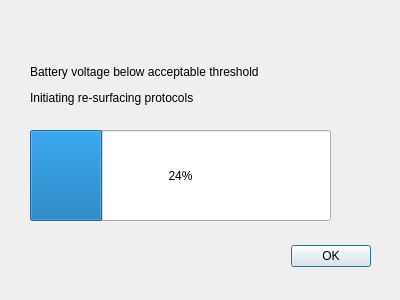
<?xml version="1.0" encoding="UTF-8"?>
<ui version="4.0">
 <class>warning</class>
 <widget class="QDialog" name="warning">
  <property name="geometry">
   <rect>
    <x>0</x>
    <y>0</y>
    <width>400</width>
    <height>300</height>
   </rect>
  </property>
  <property name="minimumSize">
   <size>
    <width>400</width>
    <height>300</height>
   </size>
  </property>
  <property name="maximumSize">
   <size>
    <width>400</width>
    <height>300</height>
   </size>
  </property>
  <property name="focusPolicy">
   <enum>Qt::StrongFocus</enum>
  </property>
  <property name="contextMenuPolicy">
   <enum>Qt::PreventContextMenu</enum>
  </property>
  <property name="windowTitle">
   <string>Low Battery Warning</string>
  </property>
  <property name="windowIcon">
   <iconset>
    <normaloff>:/Images/Only-Logo.png</normaloff>:/Images/Only-Logo.png</iconset>
  </property>
  <widget class="QDialogButtonBox" name="buttonBox">
   <property name="geometry">
    <rect>
     <x>280</x>
     <y>240</y>
     <width>91</width>
     <height>32</height>
    </rect>
   </property>
   <property name="orientation">
    <enum>Qt::Horizontal</enum>
   </property>
   <property name="standardButtons">
    <set>QDialogButtonBox::Ok</set>
   </property>
   <property name="centerButtons">
    <bool>false</bool>
   </property>
  </widget>
  <widget class="QLabel" name="label">
   <property name="geometry">
    <rect>
     <x>30</x>
     <y>40</y>
     <width>301</width>
     <height>91</height>
    </rect>
   </property>
   <property name="text">
    <string>&lt;html&gt;&lt;head/&gt;&lt;body&gt;&lt;p&gt;Battery voltage below acceptable threshold&lt;/p&gt;&lt;p&gt;Initiating re-surfacing protocols&lt;/p&gt;&lt;/body&gt;&lt;/html&gt;</string>
   </property>
  </widget>
  <widget class="QProgressBar" name="progressBar">
   <property name="geometry">
    <rect>
     <x>30</x>
     <y>130</y>
     <width>301</width>
     <height>91</height>
    </rect>
   </property>
   <property name="value">
    <number>24</number>
   </property>
  </widget>
 </widget>
 <resources/>
 <connections>
  <connection>
   <sender>buttonBox</sender>
   <signal>accepted()</signal>
   <receiver>warning</receiver>
   <slot>accept()</slot>
   <hints>
    <hint type="sourcelabel">
     <x>248</x>
     <y>254</y>
    </hint>
    <hint type="destinationlabel">
     <x>157</x>
     <y>274</y>
    </hint>
   </hints>
  </connection>
  <connection>
   <sender>buttonBox</sender>
   <signal>rejected()</signal>
   <receiver>warning</receiver>
   <slot>reject()</slot>
   <hints>
    <hint type="sourcelabel">
     <x>316</x>
     <y>260</y>
    </hint>
    <hint type="destinationlabel">
     <x>286</x>
     <y>274</y>
    </hint>
   </hints>
  </connection>
 </connections>
</ui>
